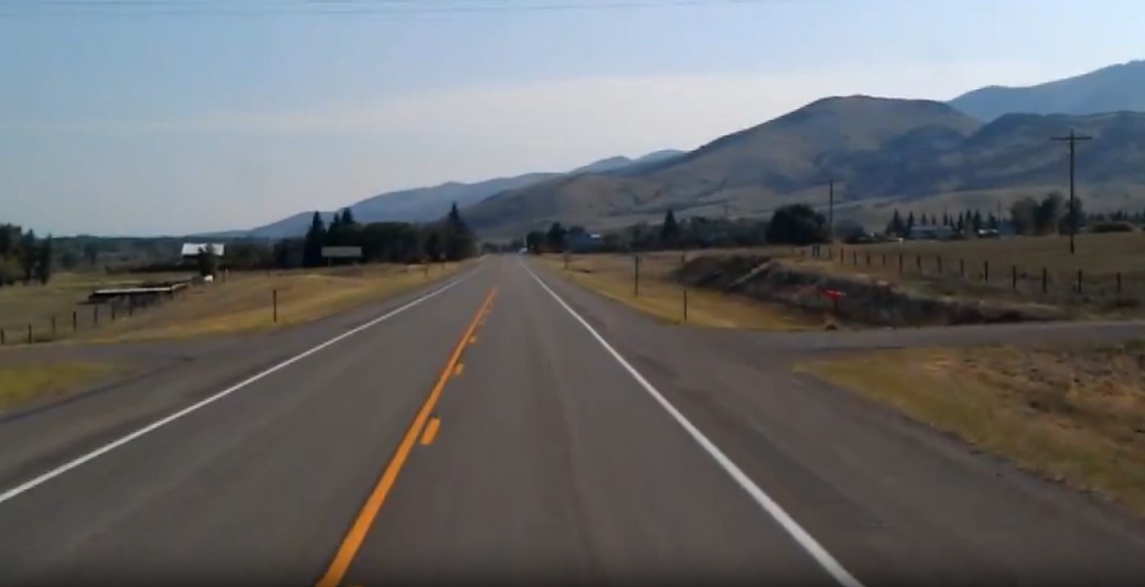
#> input picture Şerit Takip Uyarı Sistemi/road.png, 1145 x 587 px
$ python main-test.py
#> lines starting #> are read from the running program, lines starting #| are printed output that depends on the picture; after the words box and inside, x2 and y2 are one past the last pixel; in counts of white or black regions, pixels touching at a corner belong together
import cv2
import numpy as np
from sklearn.linear_model import RANSACRegressor
import matplotlib.pyplot as plt

def filter_lanes(image):
    hls = cv2.cvtColor(image, cv2.COLOR_BGR2HLS)

    # White mask (light intensity should be high)
    lower_white = np.array([0, 180, 0], dtype=np.uint8)
    upper_white = np.array([255, 255, 255], dtype=np.uint8)

    # Yellow mask (hue between ~10-40 works for most cases)
    lower_yellow = np.array([10, 60, 80], dtype=np.uint8)
    upper_yellow = np.array([40, 255, 255], dtype=np.uint8)

    # Apply masks
    white_mask = cv2.inRange(hls, lower_white, upper_white)
    yellow_mask = cv2.inRange(hls, lower_yellow, upper_yellow)

    # Combine both masks
    mask = cv2.bitwise_or(white_mask, yellow_mask)
    filtered = cv2.bitwise_and(image, image, mask=mask)

    return filtered


def preprocess_image(image):
    filtered = filter_lanes(image)
    gray = cv2.cvtColor(filtered, cv2.COLOR_BGR2GRAY)
    blurred = cv2.GaussianBlur(gray, (5, 5), 0)

    # Increase Canny thresholds to make edges stronger
    edges = cv2.Canny(blurred, 50, 150)  # Instead of (50, 150)
    return edges


def region_of_interest(image):
    height, width = image.shape[:2]
    mask = np.zeros_like(image) # creates a mask with the same type and size

    region = np.array([
        (int( 0.05 * width), height),
        (int(0.45 * width), int(0.6 * height)),
        (int(0.55 * width), int(0.6 * height)),
        (width, height),
    ], dtype=np.int32) # defines a trapezoidal ROI
    cv2.fillPoly(mask, np.int32([region]), 255)
    return cv2.bitwise_and(image, mask)

def find_lane_pixels(binary_image):
    histogram = np.sum(binary_image[binary_image.shape[0]//2:, :], axis=0) # returns the bottom view of the image
    midpoint = np.int32(histogram.shape[0] / 2) # finds the midpoints (important to find the left and right lane)
    leftx_base = np.argmax(histogram[:midpoint]) # finds the left lane
    rightx_base = np.argmax(histogram[midpoint:]) + midpoint # finds the right lane

    nwindows = 9
    margin = 100
    minpix = 50

    window_height = np.int32(binary_image.shape[0] / nwindows)

    nonzero = binary_image.nonzero()
    nonzeroy = np.array(nonzero[0])
    nonzerox = np.array(nonzero[1])

    leftx_current = leftx_base
    rightx_current = rightx_base

    left_lane_inds = []
    right_lane_inds = []

    for window in range(nwindows):
        win_y_low = binary_image.shape[0] - (window + 1) * window_height
        win_y_high = binary_image.shape[0] - window * window_height

        win_xleft_low = leftx_current - margin
        win_xleft_high = leftx_current + margin
        win_xright_low = rightx_current - margin
        win_xright_high = rightx_current + margin

        good_left_inds = ((nonzeroy >= win_y_low) & (nonzeroy < win_y_high) & (nonzerox >= win_xleft_low) & (nonzerox < win_xleft_high)).nonzero()[0]
        good_right_inds = ((nonzeroy >= win_y_low) & (nonzeroy < win_y_high) & (nonzerox >= win_xright_low) & (nonzerox < win_xright_high)).nonzero()[0]

        left_lane_inds.append(good_left_inds)
        right_lane_inds.append(good_right_inds)

        if len(good_left_inds) > minpix:
            leftx_current = np.int32(np.mean(nonzerox[good_left_inds]))
        if len(good_right_inds) > minpix:
            rightx_current = np.int32(np.mean(nonzerox[good_right_inds]))

    left_lane_inds = np.concatenate(left_lane_inds)
    right_lane_inds = np.concatenate(right_lane_inds)

    leftx = nonzerox[left_lane_inds]
    lefty = nonzeroy[left_lane_inds]
    rightx = nonzerox[right_lane_inds]
    righty = nonzeroy[right_lane_inds]

    return leftx, lefty, rightx, righty

def fit_polynomial(binary_image):
    nonzero = binary_image.nonzero() # finds the nonzero (white) values
    nonzero_y = nonzero[0]
    nonzero_x = nonzero[1]

    left_fit = np.polyfit(nonzero_y, nonzero_x, 2) # applies a polynomial filter (a, b, c coefficients)

    return left_fit

def fit_polynomial_ransac(binary_image):
    leftx, lefty, rightx, righty = find_lane_pixels(binary_image)

    if len(leftx) == 0 or len(lefty) == 0 or len(rightx) == 0 or len(righty) == 0:
        return None

    left_fit = np.polyfit(lefty, leftx, 2)
    right_fit = np.polyfit(righty, rightx, 2)

    return left_fit, right_fit

def check_lane_departure(lane_fit, car_x_position, width):
    lane_center = np.polyval(lane_fit, width//2)

    if abs(car_x_position - lane_center) > 50:
        print("Warning! Lane Departure Detected.")

def draw_lanes(image, left_fit, right_fit):
    """ Draw lane curves on the original image. """
    y_vals = np.linspace(0, image.shape[0]-1, num=100)

    if left_fit is not None:
        left_x_vals = left_fit[0] * (y_vals ** 2) + left_fit[1] * y_vals + left_fit[2]
    else:
        left_x_vals = np.zeros_like(y_vals)

    if right_fit is not None:
        right_x_vals = right_fit[0] * (y_vals ** 2) + right_fit[1] * y_vals + right_fit[2]
    else:
        right_x_vals = np.zeros_like(y_vals)

    # Convert to integer pixel coordinates
    left_pts = np.array([np.transpose(np.vstack([left_x_vals, y_vals]))], dtype=np.int32)
    right_pts = np.array([np.flipud(np.transpose(np.vstack([right_x_vals, y_vals])))], dtype=np.int32)

    lane_image = np.zeros_like(image)
    cv2.polylines(lane_image, left_pts, isClosed=False, color=(0, 255, 0), thickness=5)
    cv2.polylines(lane_image, right_pts, isClosed=False, color=(0, 255, 0), thickness=5)

    # Create a polygon for the lane area
    pts = np.hstack((left_pts, right_pts))
    cv2.fillPoly(lane_image, pts, (0, 255, 0))

    return cv2.addWeighted(image, 1, lane_image, 0.8, 0)

def process_frame(image):
    edges = preprocess_image(image)
    roi = region_of_interest(edges)
    leftx, lefty, rightx, righty = find_lane_pixels(roi)

    # Fit a polynomial using RANSAC
    poly_coeffs = fit_polynomial_ransac(roi)

    if poly_coeffs is None:
        return image

    left_fit, right_fit = poly_coeffs

    # Draw detected lanes on the original image
    result = draw_lanes(image, left_fit, right_fit)
    return result

# Load an example image and run the pipeline
image = cv2.imread("road.png")  # Replace with your image path
#> image is the input picture: shape (587, 1145, 3); mean B, G, R 108.1, 106.2, 105
result = process_frame(image)
#> in filter_lanes, `hls = cv2.cvtColor(image, cv2.COLOR_BGR2HLS)`: hls: shape (587, 1145, 3); mean of channels 0, 1, 2 54.8, 106.7, 44.2
#> in filter_lanes, `white_mask = cv2.inRange(hls, lower_white, upper_white)`:
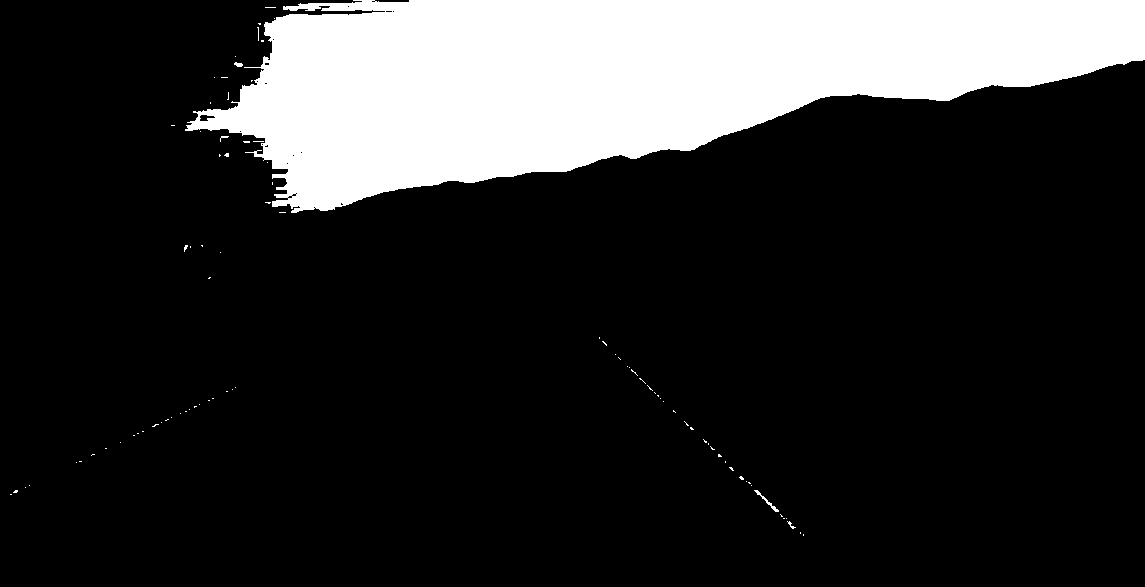
#> white_mask: shape (587, 1145); 18.2% white; 88 white regions (84 under 20 px), largest, box (x1, y1, x2, y2) and area: (185, 0, 1145, 213) 121889, (754, 490, 779, 512) 82, (234, 62, 243, 67) 31, (787, 521, 796, 529) 23
#> in filter_lanes, `yellow_mask = cv2.inRange(hls, lower_yellow, upper_yellow)`: yellow_mask: shape (587, 1145); 3% white; 96 white regions (74 under 20 px), largest, box (x1, y1, x2, y2) and area: (823, 353, 1017, 449) 5396, (317, 327, 476, 587) 4979, (611, 283, 795, 329) 2701
#> in filter_lanes, `mask = cv2.bitwise_or(white_mask, yellow_mask)`: mask: shape (587, 1145); 21.2% white; 184 white regions (158 under 20 px), largest, box (x1, y1, x2, y2) and area: (185, 0, 1145, 213) 121889, (823, 353, 1017, 449) 5396, (317, 327, 476, 587) 4979
#> in preprocess_image, `gray = cv2.cvtColor(filtered, cv2.COLOR_BGR2GRAY)`:
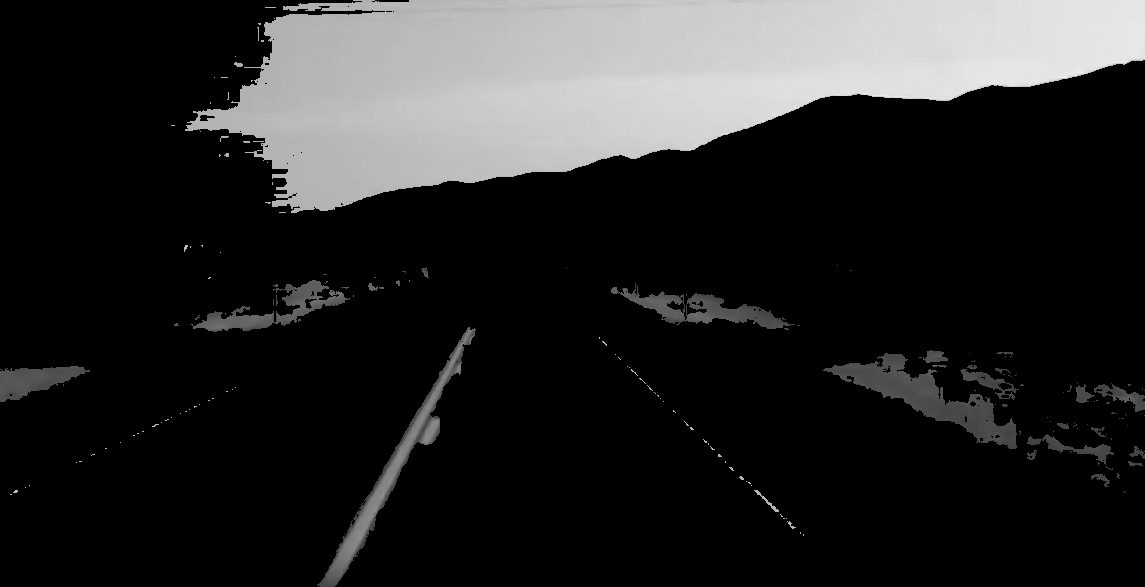
#> gray: shape (587, 1145); min 0, max 239, mean 39.5
#> in preprocess_image, `edges = cv2.Canny(blurred, 50, 150)`: edges: shape (587, 1145); 1.2% white in thin lines or dots
#> in region_of_interest, `cv2.fillPoly(mask, np.int32([region]), 255)`:
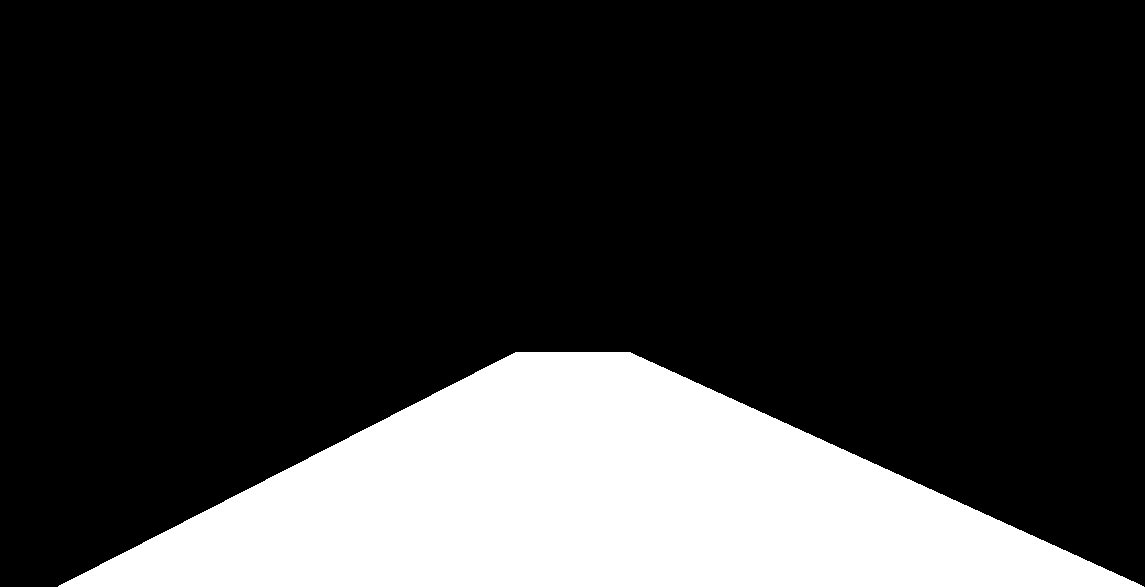
#> mask: shape (587, 1145); 21% white; 1 white region, box (x1, y1, x2, y2) and area: (58, 352, 1144, 587) 141369
#> in region_of_interest, `return cv2.bitwise_and(image, mask)`:
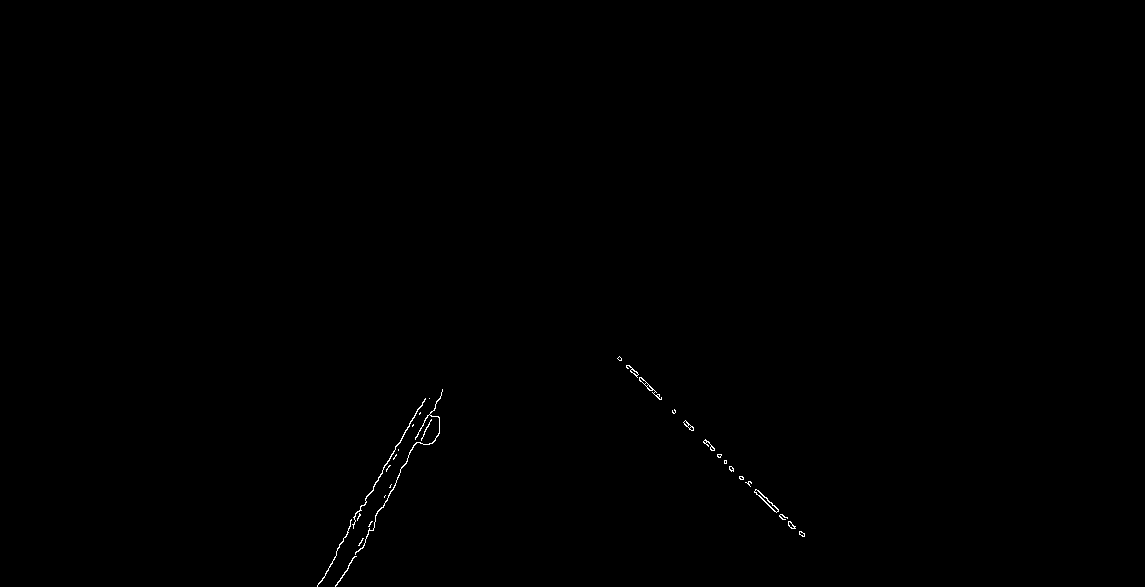
#> returned value: shape (587, 1145); 0.17% white in thin lines or dots, all inside (x1, y1, x2, y2) = (317, 356, 805, 587)
#> in find_lane_pixels, `histogram = np.sum(binary_image[binary_image.shape[0]//2:, :], axis=0)`: histogram = 1145 values, max 4845 at index 439, min 0 at index 0, mean 261.5
#> in find_lane_pixels, `leftx_base = np.argmax(histogram[:midpoint])`: leftx_base = 439
#> in find_lane_pixels, `rightx_base = np.argmax(histogram[midpoint:]) + midpoint`: rightx_base = 659
#> in find_lane_pixels, `nonzero = binary_image.nonzero()`: nonzero = 1174 positions, rows 356 to 586, columns 317 to 804
#> in find_lane_pixels, `nonzeroy = np.array(nonzero[0])`: nonzeroy = 1174 values from 356 to 586
#> in find_lane_pixels, `nonzerox = np.array(nonzero[1])`: nonzerox = 1174 values, max 804 at index 991, min 317 at index 1169, mean 505.7
#> in find_lane_pixels, `leftx_current = leftx_base`: leftx_current = 439
#> in find_lane_pixels, `rightx_current = rightx_base`: rightx_current = 659
#> the loop in find_lane_pixels, `for window in range(nwindows):` made 9 passes
#> (win_xleft_low, win_xleft_high, win_xright_low, win_xright_high, leftx_current, rightx_current) on passes 2 to 3: (255, 455, 559, 759, 379, 740), (279, 479, 640, 840, 420, 690)
#> (win_xleft_low, win_xleft_high, win_xright_low, win_xright_high, good_left_inds, rightx_current) on pass 4: (320, 520, 590, 790, [86, 91, 97], 637)
#> after the loop in find_lane_pixels, `for window in range(nwindows):`: left_lane_inds = 9 items
#> in find_lane_pixels, `left_lane_inds = np.concatenate(left_lane_inds)`: left_lane_inds = 684 values, max 1158 at index 159, min 86 at index 681, mean 603.7
#> in find_lane_pixels, `right_lane_inds = np.concatenate(right_lane_inds)`: right_lane_inds = 284 values, max 715 at index 72, min 0 at index 188, mean 295.4
#> in find_lane_pixels, `leftx = nonzerox[left_lane_inds]`: leftx = 684 values, max 442 at index 681, min 339 at index 89, mean 391.1
#> in find_lane_pixels, `lefty = nonzeroy[left_lane_inds]`: lefty = 684 values, max 581 at index 159, min 389 at index 681, mean 476.1
#> in find_lane_pixels, `rightx = nonzerox[right_lane_inds]`: rightx = 284 values, max 758 at index 63, min 617 at index 191, mean 685.1
#> in find_lane_pixels, `righty = nonzeroy[right_lane_inds]`: righty = 284 values, max 495 at index 72, min 356 at index 188, mean 422.3
#> the loop in find_lane_pixels (call 2), `for window in range(nwindows):` made 9 passes
#> in fit_polynomial_ransac, `left_fit = np.polyfit(lefty, leftx, 2)`: left_fit = [0.000907, -1.43, 865.8]
#> in fit_polynomial_ransac, `right_fit = np.polyfit(righty, rightx, 2)`: right_fit = [2.43e-05, 1, 257.4]
#> in process_frame, `poly_coeffs = fit_polynomial_ransac(roi)`: poly_coeffs = ([0.000907, -1.43, 865.8], [2.43e-05, 1, 257.4])
#> in process_frame, `left_fit, right_fit = poly_coeffs`: left_fit = [0.000907, -1.43, 865.8]; right_fit = [2.43e-05, 1, 257.4]
#> in draw_lanes, `left_x_vals = left_fit[0] * (y_vals ** 2) + left_fit[1] * y_vals + lef..`: left_x_vals = 100 values, max 865.8 at index 0, min 337.1 at index 99, mean 550.1
#> in draw_lanes, `right_x_vals = right_fit[0] * (y_vals ** 2) + right_fit[1] * y_vals + ..`: right_x_vals = 100 values from 257.4 to 853.2
#> in draw_lanes, `left_pts = np.array([np.transpose(np.vstack([left_x_vals, y_vals]))], ..`: left_pts = 100 pairs, first value 337 to 865, second value 0 to 586
#> in draw_lanes, `right_pts = np.array([np.flipud(np.transpose(np.vstack([right_x_vals, ..`: right_pts = 100 pairs, first value 257 to 853, second value 0 to 586
#> in draw_lanes, `cv2.polylines(lane_image, right_pts, isClosed=False, color=(0, 255, 0)..`:
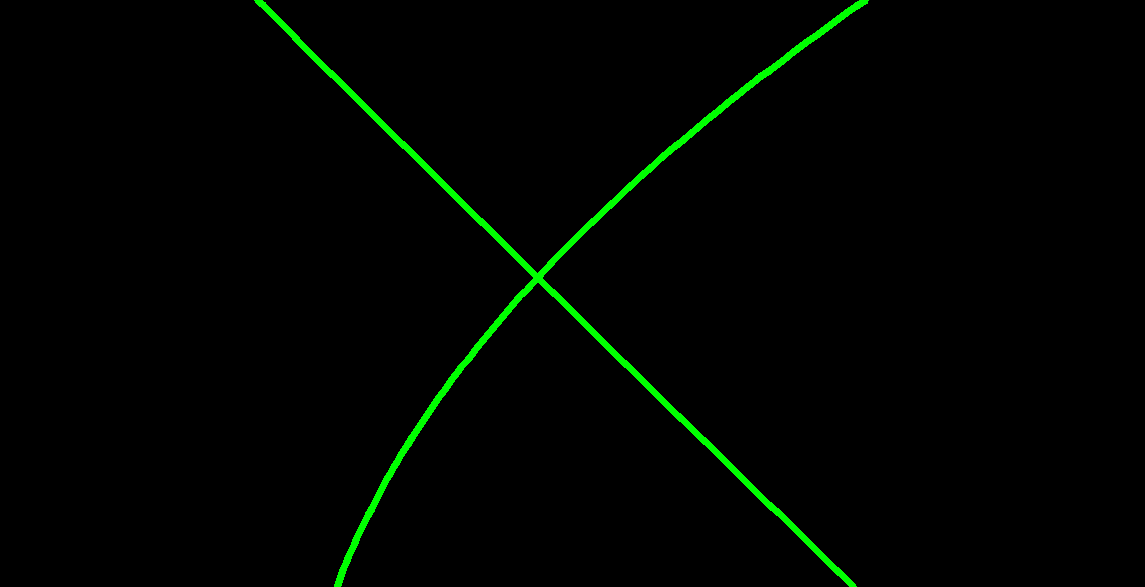
#> lane_image: shape (587, 1145, 3); mean of channels 0, 1, 2 0, 4.1, 0; drawn as B, G, R
#> in draw_lanes, `pts = np.hstack((left_pts, right_pts))`: pts = 200 pairs, first value 257 to 865, second value 0 to 586
#> in draw_lanes, `cv2.fillPoly(lane_image, pts, (0, 255, 0))`:
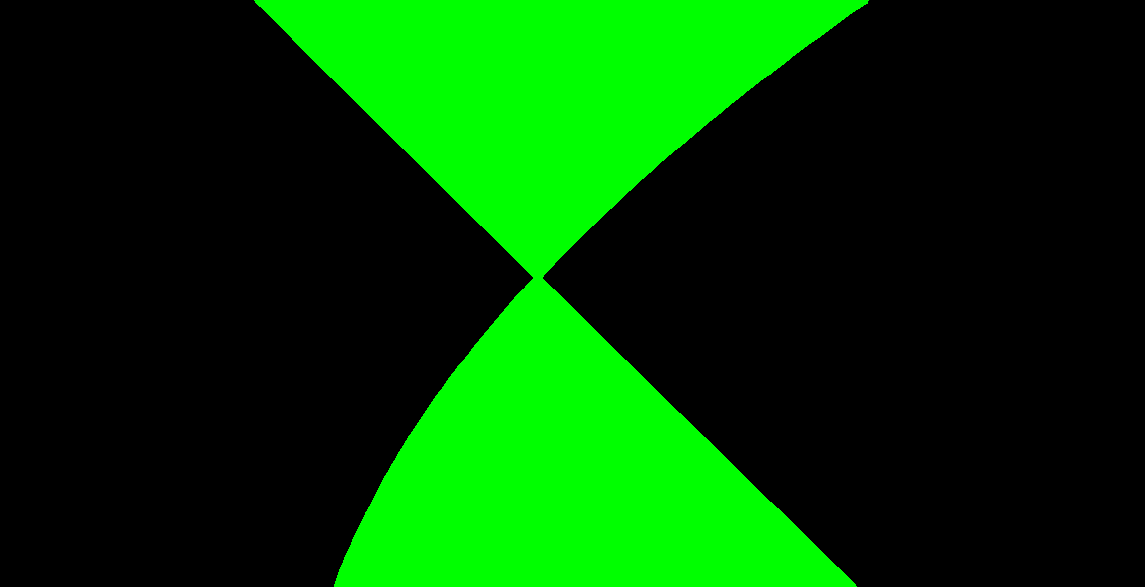
#> lane_image: shape (587, 1145, 3); mean of channels 0, 1, 2 0, 64.9, 0; drawn as B, G, R
#> in draw_lanes, `return cv2.addWeighted(image, 1, lane_image, 0.8, 0)`:
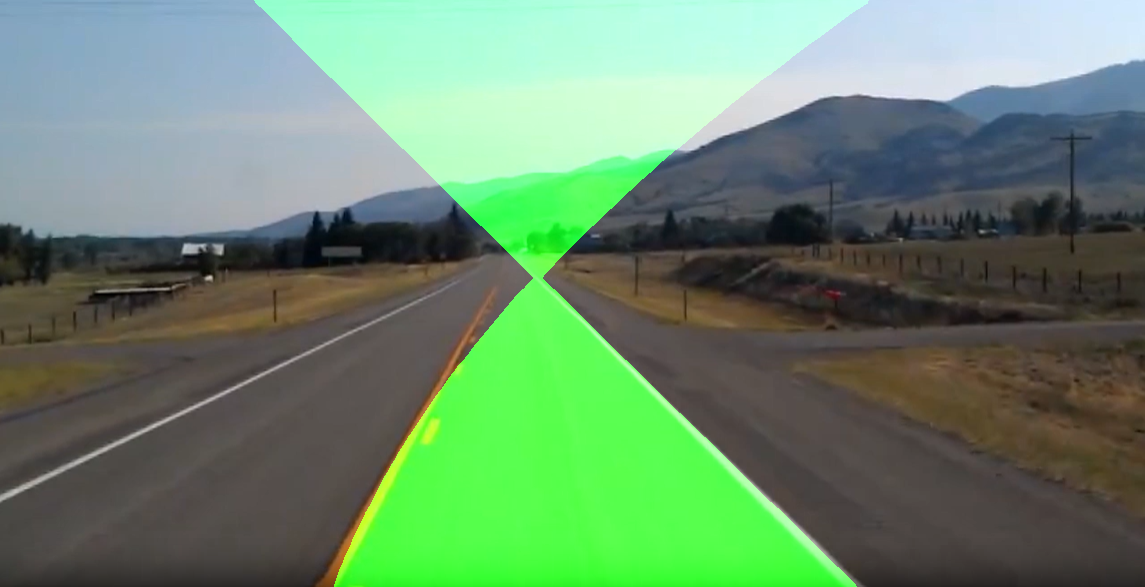
#> returned value: shape (587, 1145, 3); mean of channels 0, 1, 2 108.1, 137.8, 105; drawn as B, G, R

# Display the result
plt.figure(figsize=(10, 6))
plt.imshow(cv2.cvtColor(result, cv2.COLOR_BGR2RGB))
plt.axis("off")
plt.show()
